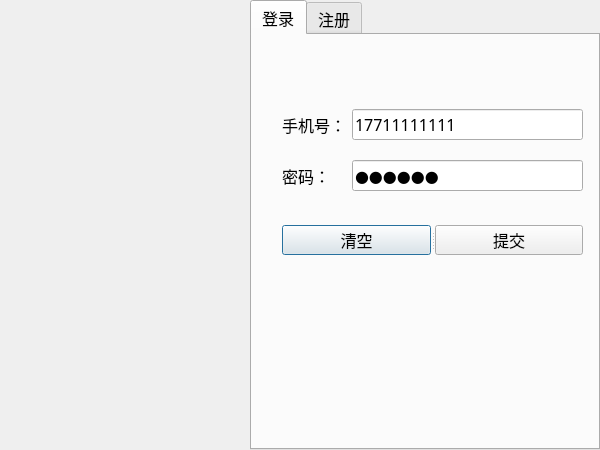
<?xml version="1.0" encoding="UTF-8"?>
<ui version="4.0">
 <class>logindialog</class>
 <widget class="QDialog" name="logindialog">
  <property name="geometry">
   <rect>
    <x>0</x>
    <y>0</y>
    <width>600</width>
    <height>450</height>
   </rect>
  </property>
  <property name="minimumSize">
   <size>
    <width>600</width>
    <height>450</height>
   </size>
  </property>
  <property name="maximumSize">
   <size>
    <width>600</width>
    <height>450</height>
   </size>
  </property>
  <property name="windowTitle">
   <string>Dialog</string>
  </property>
  <widget class="QLabel" name="label">
   <property name="geometry">
    <rect>
     <x>0</x>
     <y>0</y>
     <width>250</width>
     <height>450</height>
    </rect>
   </property>
   <property name="minimumSize">
    <size>
     <width>250</width>
     <height>450</height>
    </size>
   </property>
   <property name="maximumSize">
    <size>
     <width>250</width>
     <height>450</height>
    </size>
   </property>
   <property name="text">
    <string/>
   </property>
   <property name="pixmap">
    <pixmap resource="resource.qrc">:/resource/register.png</pixmap>
   </property>
   <property name="scaledContents">
    <bool>true</bool>
   </property>
  </widget>
  <widget class="QTabWidget" name="tabWidget">
   <property name="enabled">
    <bool>true</bool>
   </property>
   <property name="geometry">
    <rect>
     <x>250</x>
     <y>0</y>
     <width>350</width>
     <height>450</height>
    </rect>
   </property>
   <property name="minimumSize">
    <size>
     <width>350</width>
     <height>450</height>
    </size>
   </property>
   <property name="maximumSize">
    <size>
     <width>350</width>
     <height>450</height>
    </size>
   </property>
   <property name="font">
    <font>
     <family>微软雅黑</family>
     <pointsize>12</pointsize>
     <italic>false</italic>
     <bold>false</bold>
    </font>
   </property>
   <property name="currentIndex">
    <number>0</number>
   </property>
   <widget class="QWidget" name="page_login">
    <attribute name="title">
     <string>登录</string>
    </attribute>
    <widget class="QSplitter" name="splitter_2">
     <property name="geometry">
      <rect>
       <x>30</x>
       <y>190</y>
       <width>301</width>
       <height>30</height>
      </rect>
     </property>
     <property name="layoutDirection">
      <enum>Qt::LeftToRight</enum>
     </property>
     <property name="orientation">
      <enum>Qt::Horizontal</enum>
     </property>
     <widget class="QPushButton" name="pb_clear">
      <property name="text">
       <string>清空</string>
      </property>
     </widget>
     <widget class="QPushButton" name="pb_commit">
      <property name="text">
       <string>提交</string>
      </property>
     </widget>
    </widget>
    <widget class="QWidget" name="layoutWidget">
     <property name="geometry">
      <rect>
       <x>30</x>
       <y>60</y>
       <width>301</width>
       <height>111</height>
      </rect>
     </property>
     <layout class="QGridLayout" name="gridLayout_2">
      <item row="0" column="0">
       <widget class="QLabel" name="lb_tel">
        <property name="text">
         <string>手机号：</string>
        </property>
       </widget>
      </item>
      <item row="0" column="1">
       <widget class="QLineEdit" name="le_tel">
        <property name="toolTip">
         <string>&lt;html&gt;&lt;head/&gt;&lt;body&gt;&lt;p&gt;手机号必须是11位&lt;/p&gt;&lt;/body&gt;&lt;/html&gt;</string>
        </property>
        <property name="text">
         <string>17711111111</string>
        </property>
       </widget>
      </item>
      <item row="1" column="0">
       <widget class="QLabel" name="lb_password">
        <property name="text">
         <string>密码：</string>
        </property>
       </widget>
      </item>
      <item row="1" column="1">
       <widget class="QLineEdit" name="le_password">
        <property name="contextMenuPolicy">
         <enum>Qt::DefaultContextMenu</enum>
        </property>
        <property name="inputMask">
         <string/>
        </property>
        <property name="text">
         <string>qwe123</string>
        </property>
        <property name="echoMode">
         <enum>QLineEdit::Password</enum>
        </property>
        <property name="placeholderText">
         <string/>
        </property>
       </widget>
      </item>
     </layout>
    </widget>
   </widget>
   <widget class="QWidget" name="page_register">
    <attribute name="title">
     <string>注册</string>
    </attribute>
    <widget class="QWidget" name="layoutWidget">
     <property name="geometry">
      <rect>
       <x>40</x>
       <y>50</y>
       <width>261</width>
       <height>151</height>
      </rect>
     </property>
     <layout class="QGridLayout" name="gridLayout">
      <item row="0" column="0">
       <widget class="QLabel" name="lb_name_register">
        <property name="text">
         <string>昵称：</string>
        </property>
       </widget>
      </item>
      <item row="0" column="1">
       <widget class="QLineEdit" name="le_name_register"/>
      </item>
      <item row="1" column="0">
       <widget class="QLabel" name="lb_tel_register">
        <property name="text">
         <string>手机号：</string>
        </property>
       </widget>
      </item>
      <item row="1" column="1">
       <widget class="QLineEdit" name="le_tel_register">
        <property name="toolTip">
         <string>&lt;html&gt;&lt;head/&gt;&lt;body&gt;&lt;p&gt;手机号必须是11位&lt;/p&gt;&lt;/body&gt;&lt;/html&gt;</string>
        </property>
       </widget>
      </item>
      <item row="2" column="0">
       <widget class="QLabel" name="lb_password_register">
        <property name="font">
         <font>
          <family>微软雅黑</family>
          <pointsize>12</pointsize>
          <italic>false</italic>
          <bold>false</bold>
         </font>
        </property>
        <property name="text">
         <string>密码：</string>
        </property>
       </widget>
      </item>
      <item row="2" column="1">
       <widget class="QLineEdit" name="le_password_register">
        <property name="echoMode">
         <enum>QLineEdit::Password</enum>
        </property>
       </widget>
      </item>
     </layout>
    </widget>
    <widget class="QSplitter" name="splitter">
     <property name="geometry">
      <rect>
       <x>40</x>
       <y>250</y>
       <width>261</width>
       <height>30</height>
      </rect>
     </property>
     <property name="orientation">
      <enum>Qt::Horizontal</enum>
     </property>
     <widget class="QPushButton" name="pb_clear_register">
      <property name="text">
       <string>清空</string>
      </property>
     </widget>
     <widget class="QPushButton" name="pb_commit_register">
      <property name="text">
       <string>提交</string>
      </property>
     </widget>
    </widget>
   </widget>
  </widget>
 </widget>
 <resources>
  <include location="resource.qrc"/>
 </resources>
 <connections/>
</ui>
